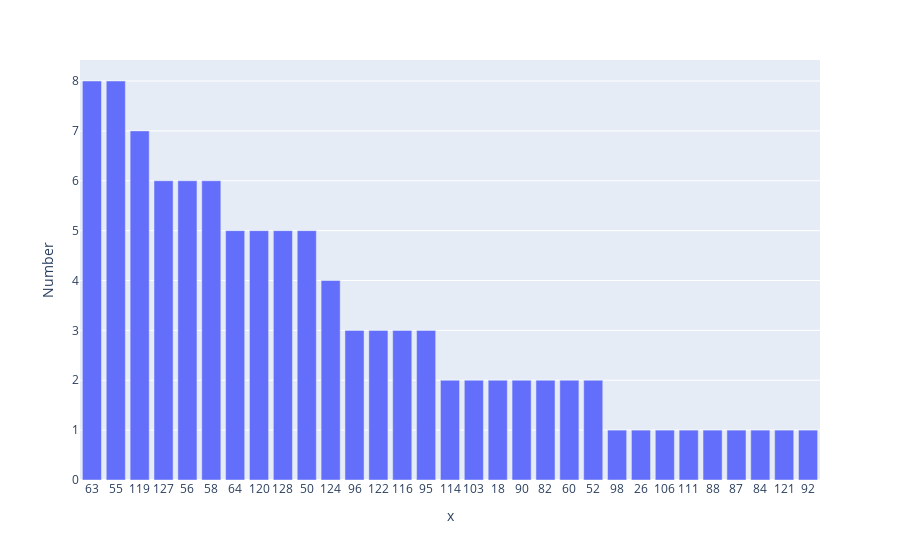

Here is the notebook cell this chart was saved with:
### Code cell
fig = px.bar(df2,x=df2.index.values, y="Number")
fig.show()

### Figure 1 — Plotly figure (JSON) as saved in the notebook; plotly's stock layout.template omitted (floating-point values rounded to 4 significant figures)
{"data": [{"alignmentgroup": "True", "hovertemplate": "x=%{x}<br>Number=%{y}<extra></extra>", "legendgroup": "", "marker": {"color": "#636efa", "pattern": {"shape": ""}}, "name": "", "offsetgroup": "", "orientation": "v", "showlegend": false, "textposition": "auto", "type": "bar", "x": ["63", "55", "119", "127", "56", "58", "64", "120", "128", "50", "124", "96", "122", "116", "95", "114", "103", "18", "90", "82", "60", "52", "98", "26", "106", "111", "88", "87", "84", "121", "92"], "xaxis": "x", "y": [8, 8, 7, 6, 6, 6, 5, 5, 5, 5, 4, 3, 3, 3, 3, 2, 2, 2, 2, 2, 2, 2, 1, 1, 1, 1, 1, 1, 1, 1, 1], "yaxis": "y"}], "layout": {"autosize": true, "barmode": "relative", "legend": {"tracegroupgap": 0}, "margin": {"t": 60}, "xaxis": {"anchor": "y", "autorange": true, "domain": [0, 1], "range": [-0.5, 30.5], "title": {"text": "x"}, "type": "category"}, "yaxis": {"anchor": "x", "autorange": true, "domain": [0, 1], "range": [0, 8.421], "title": {"text": "Number"}, "type": "linear"}}}
